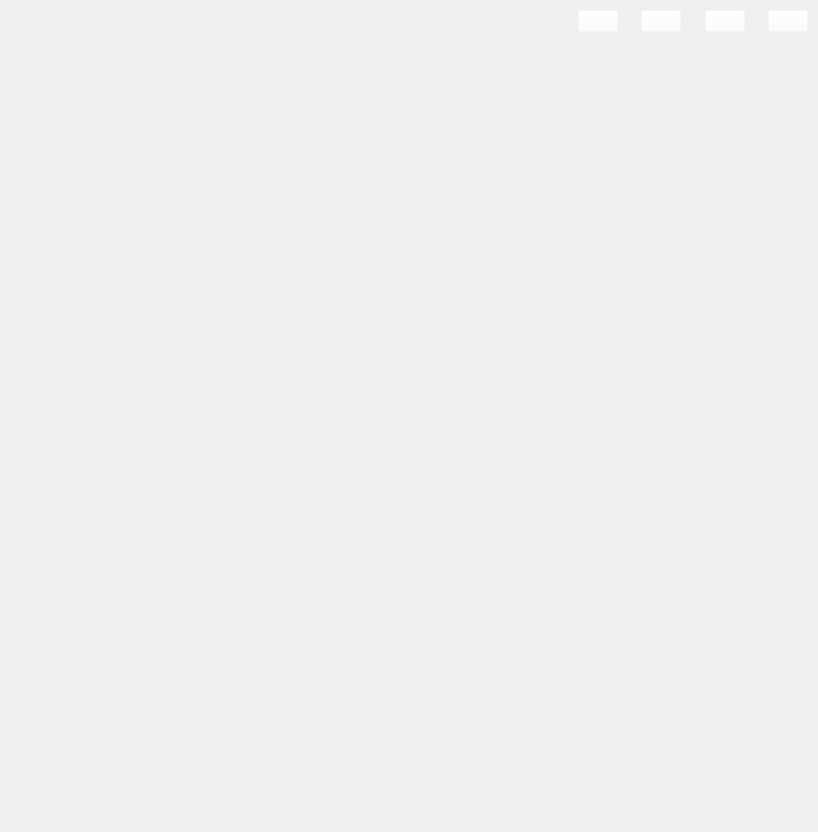
<?xml version="1.0" encoding="UTF-8"?>
<ui version="4.0">
 <class>rightw</class>
 <widget class="QWidget" name="rightw">
  <property name="geometry">
   <rect>
    <x>0</x>
    <y>0</y>
    <width>818</width>
    <height>832</height>
   </rect>
  </property>
  <property name="minimumSize">
   <size>
    <width>818</width>
    <height>832</height>
   </size>
  </property>
  <property name="windowTitle">
   <string>Form</string>
  </property>
  <layout class="QVBoxLayout" name="verticalLayout">
   <property name="spacing">
    <number>1</number>
   </property>
   <property name="leftMargin">
    <number>1</number>
   </property>
   <property name="topMargin">
    <number>1</number>
   </property>
   <property name="rightMargin">
    <number>1</number>
   </property>
   <property name="bottomMargin">
    <number>1</number>
   </property>
   <item>
    <widget class="QWidget" name="widget" native="true">
     <layout class="QHBoxLayout" name="horizontalLayout_2">
      <property name="spacing">
       <number>0</number>
      </property>
      <property name="leftMargin">
       <number>0</number>
      </property>
      <property name="topMargin">
       <number>0</number>
      </property>
      <property name="rightMargin">
       <number>0</number>
      </property>
      <property name="bottomMargin">
       <number>0</number>
      </property>
      <item>
       <widget class="QWidget" name="widget_10" native="true">
        <property name="styleSheet">
         <string notr="true">background-color: rgba(255, 255, 255, 0);</string>
        </property>
        <layout class="QHBoxLayout" name="horizontalLayout">
         <item>
          <spacer name="horizontalSpacer_4">
           <property name="orientation">
            <enum>Qt::Horizontal</enum>
           </property>
           <property name="sizeType">
            <enum>QSizePolicy::Maximum</enum>
           </property>
           <property name="sizeHint" stdset="0">
            <size>
             <width>568</width>
             <height>20</height>
            </size>
           </property>
          </spacer>
         </item>
         <item>
          <widget class="QPushButton" name="pushButton">
           <property name="styleSheet">
            <string notr="true">image: url(:/res/pic/解除固定,图钉.png);</string>
           </property>
           <property name="text">
            <string/>
           </property>
          </widget>
         </item>
         <item>
          <spacer name="horizontalSpacer">
           <property name="orientation">
            <enum>Qt::Horizontal</enum>
           </property>
           <property name="sizeHint" stdset="0">
            <size>
             <width>1</width>
             <height>20</height>
            </size>
           </property>
          </spacer>
         </item>
         <item>
          <widget class="QPushButton" name="closeBtn">
           <property name="styleSheet">
            <string notr="true">image: url(:/res/pic/减号.png);</string>
           </property>
           <property name="text">
            <string/>
           </property>
          </widget>
         </item>
         <item>
          <spacer name="horizontalSpacer_2">
           <property name="orientation">
            <enum>Qt::Horizontal</enum>
           </property>
           <property name="sizeHint" stdset="0">
            <size>
             <width>2</width>
             <height>20</height>
            </size>
           </property>
          </spacer>
         </item>
         <item>
          <widget class="QPushButton" name="fullBtn">
           <property name="styleSheet">
            <string notr="true">image: url(:/res/pic/放大.png);</string>
           </property>
           <property name="text">
            <string/>
           </property>
          </widget>
         </item>
         <item>
          <spacer name="horizontalSpacer_3">
           <property name="orientation">
            <enum>Qt::Horizontal</enum>
           </property>
           <property name="sizeHint" stdset="0">
            <size>
             <width>1</width>
             <height>20</height>
            </size>
           </property>
          </spacer>
         </item>
         <item>
          <widget class="QPushButton" name="pushButton_4">
           <property name="styleSheet">
            <string notr="true">image: url(:/res/pic/删除2.png);</string>
           </property>
           <property name="text">
            <string/>
           </property>
          </widget>
         </item>
        </layout>
       </widget>
      </item>
     </layout>
    </widget>
   </item>
   <item>
    <widget class="QStackedWidget" name="stackedWidget">
     <property name="minimumSize">
      <size>
       <width>818</width>
       <height>800</height>
      </size>
     </property>
     <property name="styleSheet">
      <string notr="true">background-color: rgb(240, 240, 240);
</string>
     </property>
     <property name="currentIndex">
      <number>-1</number>
     </property>
    </widget>
   </item>
  </layout>
 </widget>
 <resources/>
 <connections/>
</ui>
